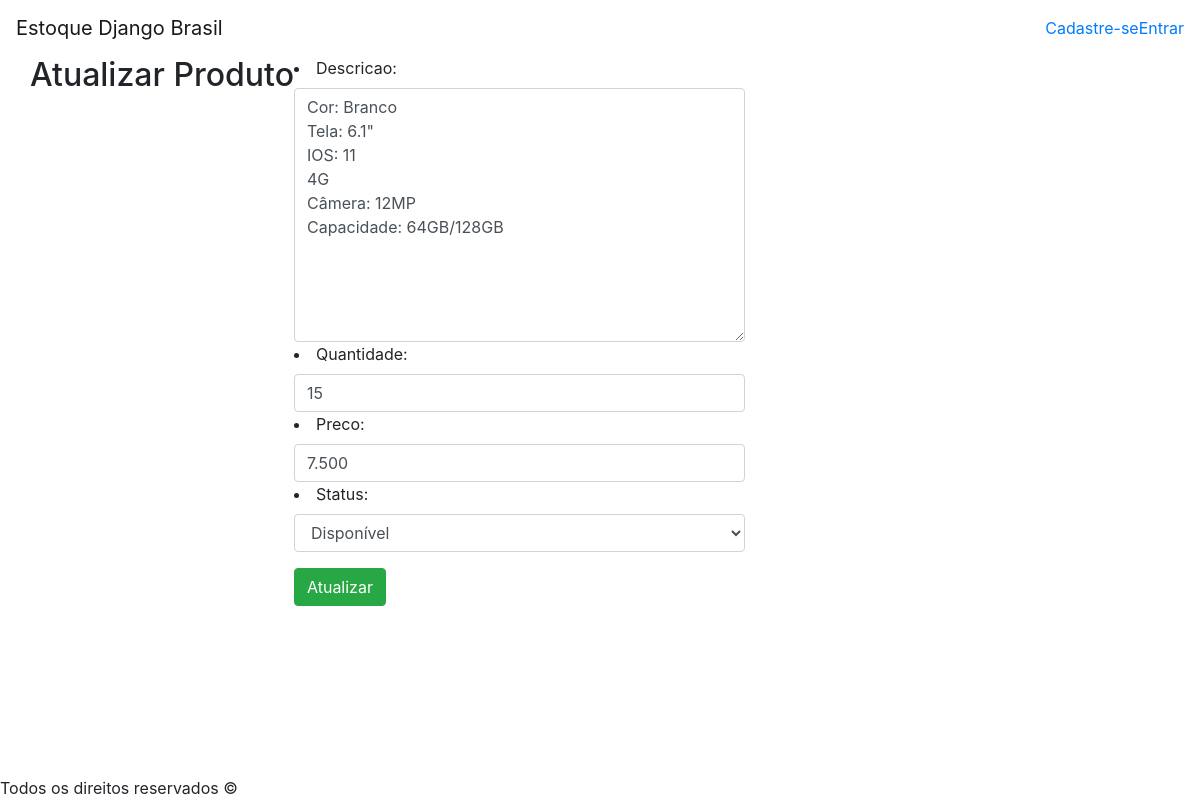
Page /produto-apple-iphone-xr/atualizar on the earlier database version.
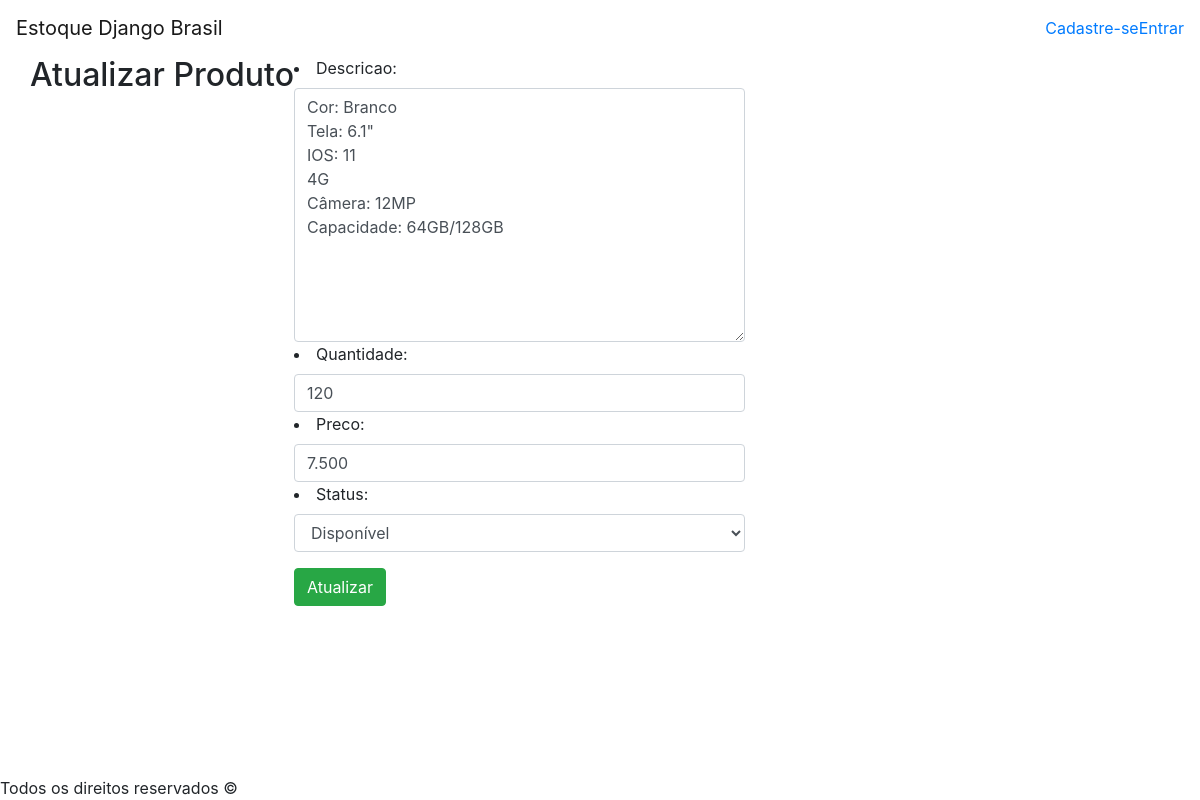
Same page on the later database version.
### application/models.py (models this page shows, shortened)
class Produto(models.Model):
    STATUS = (('Disponível', 'Disponível'), ('Indisponível', 'Indisponível'))
    nome = models.CharField(max_length=50)
    marca = models.CharField(max_length=50)
    slug = models.SlugField(max_length=100)
    descricao = models.TextField()
    quantidade = models.IntegerField()
    preco = models.CharField(max_length=6)
    usuario = models.ForeignKey(User, on_delete=models.CASCADE) # Mostrará o usuário que fez o cadastro do produto
    cadastrado = models.DateTimeField(default=timezone.now) # Só é alterado no momento do cadastro do produto
    alterado = models.DateTimeField(auto_now=True) # Salvará a data e hora em que sofrer alguma alteração
    status = models.CharField(max_length=12, choices=STATUS, default='Disponível')
    class Meta:
        ordering = ('cadastrado',)

### application/views.py (the view, shortened to what this page needs)
# urls.py: path('<slug:slug>/atualizar', views.ProdutoUpdateView.as_view(), name='atualizarProduto'),
class ProdutoUpdateView(SuccessMessageMixin, UpdateView):
    model = Produto
    fields = ['descricao', 'quantidade', 'preco', 'status']
    template_name = 'produto/atualizar-produto.html'
    success_message = "%(field)s atualizado com sucesso."

### application/templates/produto/atualizar-produto.html (shortened to what this page needs)
{% extends 'base.html' %}
{% block content %}
    <div class="row background-color">
        <div class="titulo">
            <h2>Atualizar Produto</h2>
        </div>
        <div class="formulario">
            <form method="post"> {% csrf_token %}
                <div class="dados-form form-group">
                    {{form.as_ul}}
                </div>
                <div class="button">
                    <button type="submit" class="btn btn-success">Atualizar</button>
                </div>
            </form>
        </div>
    </div>
{% endblock content %}

Differences in the rows shown:
changed Produto "Cor: Branco Tela: 6.1\" IOS: 11 4G Câmera: 12MP Capacidade: 64GB/128GB": quantidade "15" → "120"
